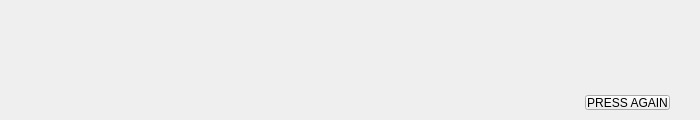
<?xml version="1.0" ?>
<ui version="4.0">
  <class>Dialog</class>
  <widget class="PyDMFrame" name="screen">
    <property name="geometry">
      <rect>
        <x>36</x>
        <y>25</y>
        <width>700</width>
        <height>120</height>
      </rect>
    </property>
    <property name="minimumSize">
      <size>
        <width>700</width>
        <height>120</height>
      </size>
    </property>
    <property name="styleSheet">
      <string notr="true">PyDMFrame#screen {
  color: rgb(0, 0, 0);
  background-color: rgb(200, 200, 200);
  }</string>
    </property>
    <property name="windowTitle">
      <string>table_setup_NEWPORT_refresh</string>
    </property>
    <layout class="QGridLayout" name="gridLayout" columnstretch="585,85,30" rowstretch="95,15,10">
      <property name="leftMargin">
        <number>0</number>
      </property>
      <property name="topMargin">
        <number>0</number>
      </property>
      <property name="rightMargin">
        <number>0</number>
      </property>
      <property name="bottomMargin">
        <number>0</number>
      </property>
      <property name="horizontalSpacing">
        <number>0</number>
      </property>
      <property name="verticalSpacing">
        <number>0</number>
      </property>
      <item row="1" column="1">
        <widget class="PyDMRelatedDisplayButton" name="related_display">
          <property name="geometry">
            <rect>
              <x>585</x>
              <y>95</y>
              <width>85</width>
              <height>15</height>
            </rect>
          </property>
          <property name="sizePolicy">
            <sizepolicy hsizetype="Ignored" vsizetype="Ignored">
              <horstretch>0</horstretch>
              <verstretch>0</verstretch>
            </sizepolicy>
          </property>
          <property name="toolTip">
            <string>PRESS AGAIN</string>
          </property>
          <property name="text">
            <string>PRESS AGAIN</string>
          </property>
          <property name="showIcon" stdset="0">
            <bool>false</bool>
          </property>
          <property name="font">
            <font>
              <pointsize>9</pointsize>
            </font>
          </property>
          <property name="styleSheet">
            <string notr="true">PyDMRelatedDisplayButton#related_display {
  color: rgb(255, 255, 255);
  background-color: rgb(51, 153, 0);
  }</string>
          </property>
          <property name="titles" stdset="0">
            <stringlist>
              <string/>
            </stringlist>
          </property>
          <property name="filenames" stdset="0">
            <stringlist>
              <string>table_setup_NEWPORT.ui</string>
            </stringlist>
          </property>
          <property name="macros" stdset="0">
            <stringlist>
              <string>P=${P},Q=${Q},T=${T}</string>
            </stringlist>
          </property>
          <property name="openInNewWindow" stdset="0">
            <bool>false</bool>
          </property>
        </widget>
      </item>
    </layout>
    <zorder>related_display</zorder>
  </widget>
  <customwidgets>
    <customwidget>
      <class>PyDMRelatedDisplayButton</class>
      <extends>QPushButton</extends>
      <header>pydm.widgets.related_display_button</header>
    </customwidget>
    <customwidget>
      <class>PyDMFrame</class>
      <extends>QFrame</extends>
      <header>pydm.widgets.frame</header>
    </customwidget>
  </customwidgets>
</ui>
